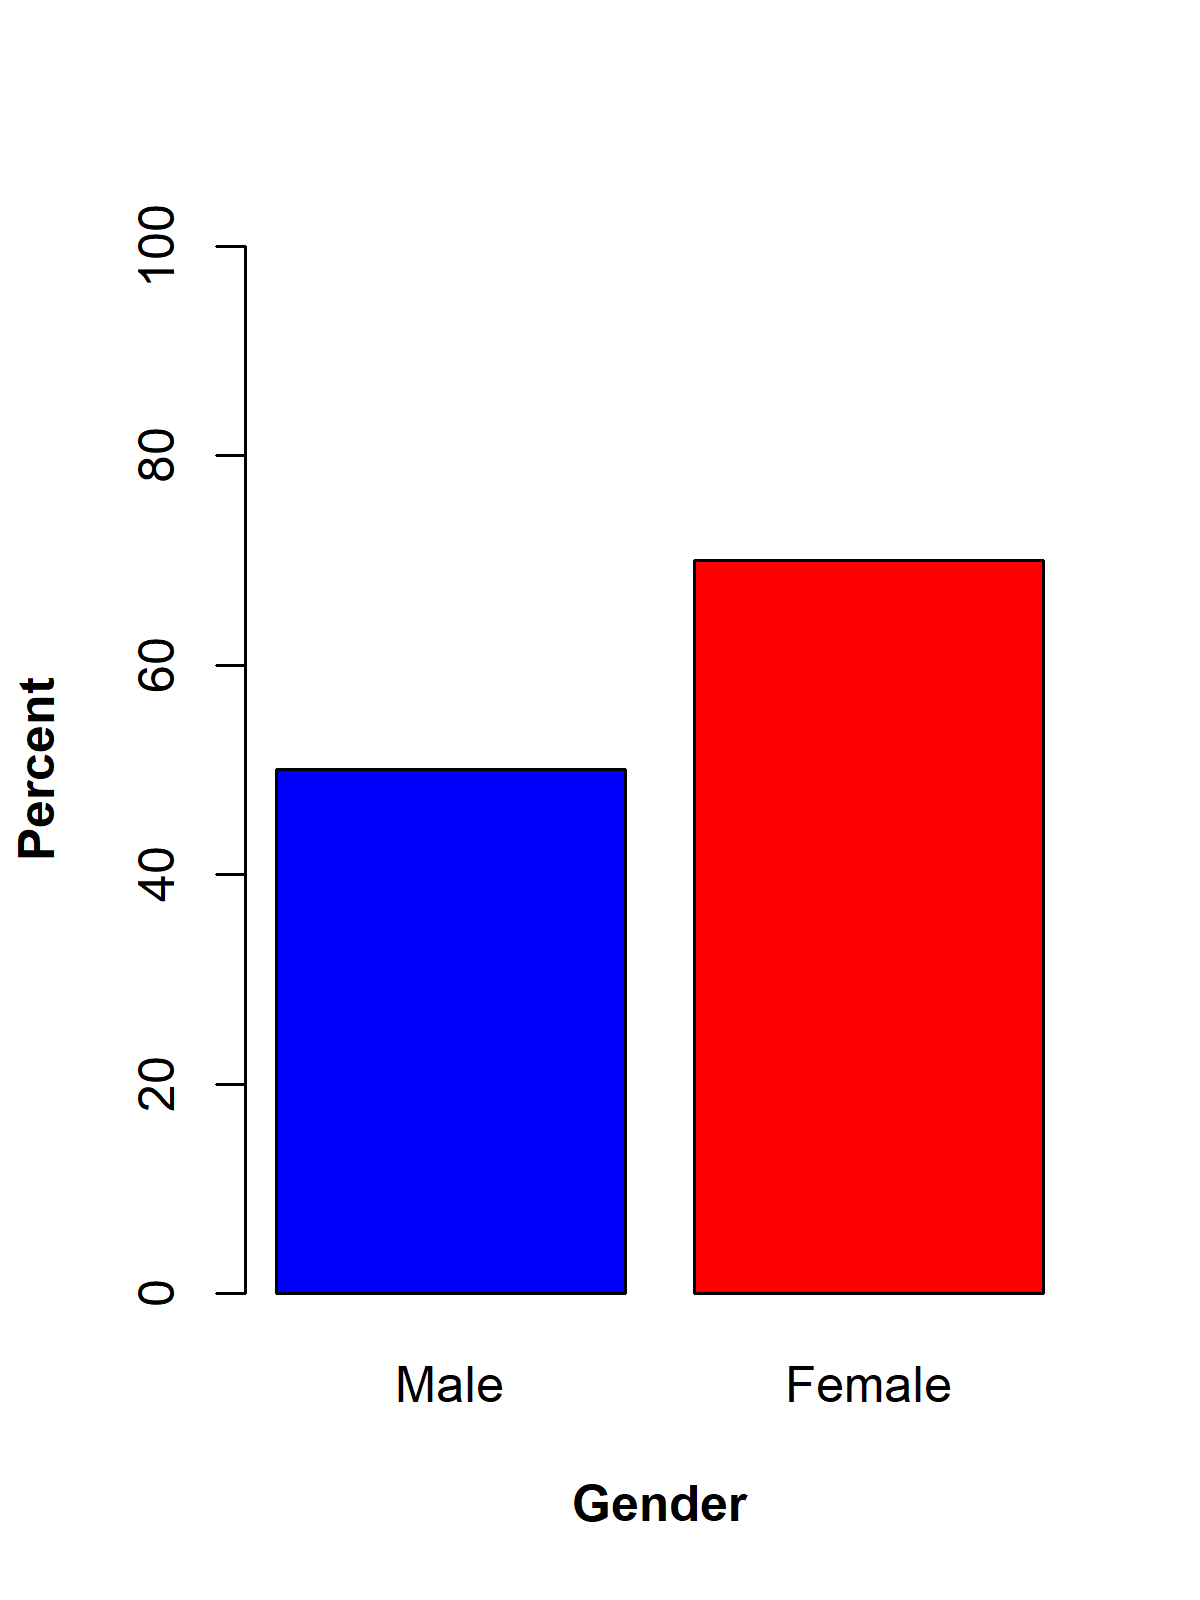

R code for this plot:
# Creating dataset with gender and percent
gender_data <- data.frame(
  gender = c('Male', 'Female'),
  percent = c(50, 70)
)

# Creating Bar Plot using Base R
barplot(gender_data$percent, 
        names.arg = gender_data$gender,       # Labels for x-axis
        ylim = c(0, 100),                     # Range for y-axis
        ylab = expression(bold('Percent')),   # Label for y-axis
        xlab = expression(bold("Gender")),    # Label for y-axis
        col = c('blue', 'red')                # Colors for bars
)
